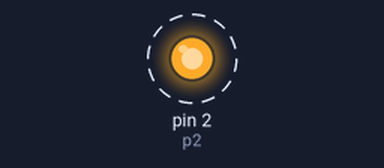
This program was run on a simulated MicroPython board. Parts: output pins drawn as LEDs (lit = HIGH). Dashed ring = blinking. What the program prints to the serial console is not drawn.

Above: at 0.2 s.
Timing chart, 0 to 3.0 s (numbered marks = the images above):
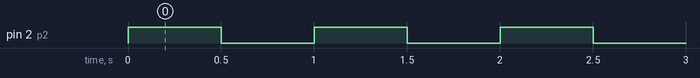

Measured:
- by itself, pin 2 (p2): alternates HIGH for 0.50 s and LOW for 0.50 s

The program:

log.py
```python
from machine import Pin
import time

p2 = Pin(2, Pin.OUT)
p2.on()
count = 0
while(1):
    count += 1
    p2.on()
    time.sleep_ms(500)
    p2.off()
    time.sleep_ms(500)
    print(count)
```
